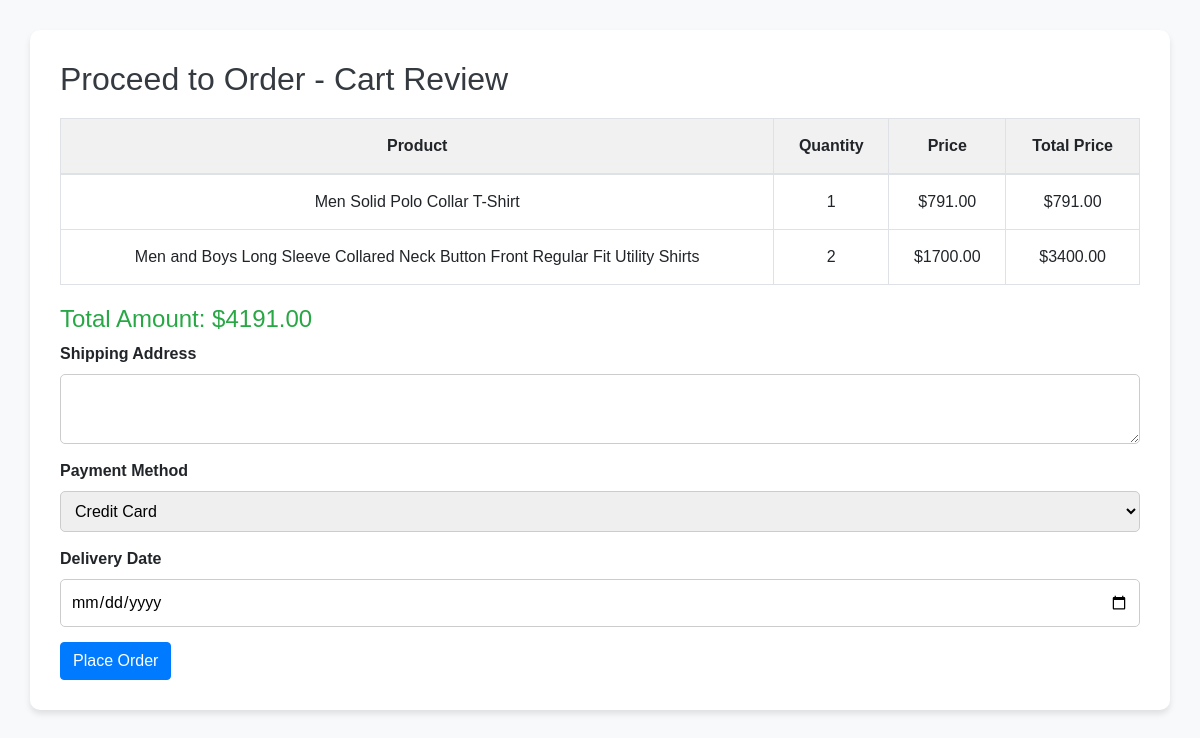
The page /order/ (signed in) on the database as committed earlier.
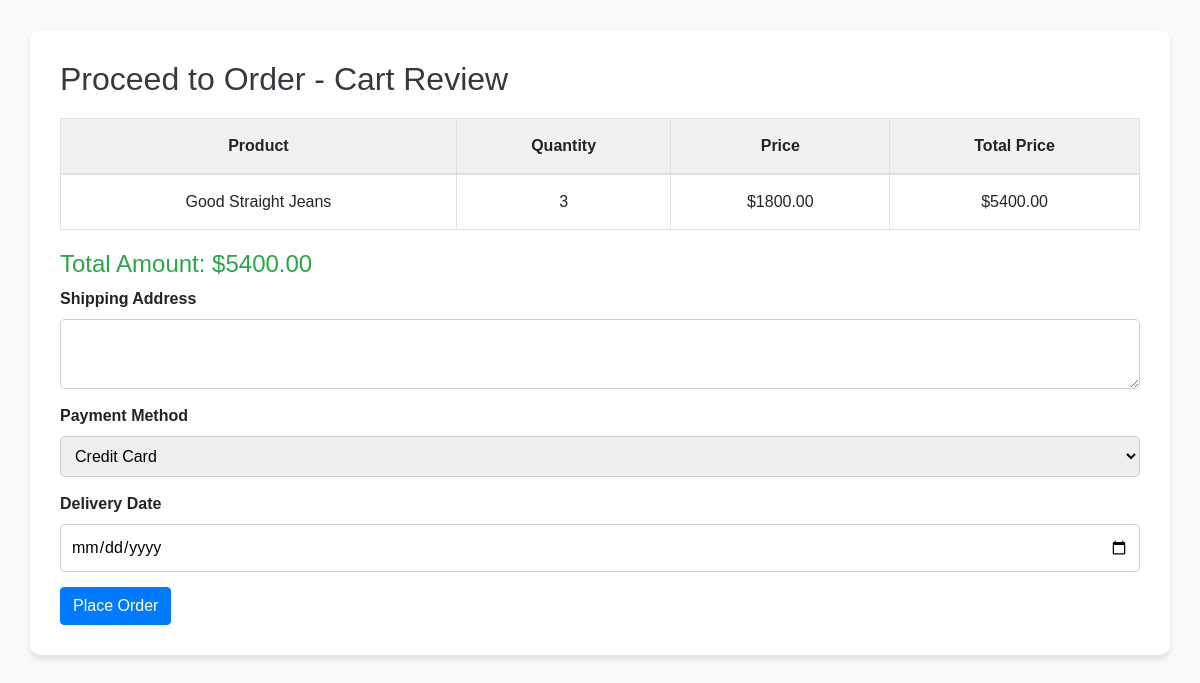
The same page on the database as committed later.
### app/models.py (models this page shows, shortened)
class AddToCart(models.Model):
    user = models.ForeignKey(User, on_delete=models.CASCADE, related_name="cart_items")
    product = models.ForeignKey(Product, on_delete=models.CASCADE)
    quantity = models.PositiveIntegerField(default=1)
    added_at = models.DateTimeField(auto_now_add=True)

class Product(models.Model):
    product_name = models.CharField(max_length=80)
    product_price = models.DecimalField(max_digits=10, decimal_places=2, null=True, blank=True)
    product_description = models.TextField(null=True, blank=True)
    color = models.CharField(max_length=50, null=True, blank=True)
    material = models.CharField(max_length=100, null=True, blank=True)
    stock = models.IntegerField(null=True)
    category = models.ForeignKey(Category, on_delete=models.CASCADE)
    subcategory = models.ForeignKey(SubCategory, on_delete=models.CASCADE)
    user = models.ForeignKey(User, on_delete=models.CASCADE, null=True)

### app/views.py (the view, shortened to what this page needs)
# urls.py: path('order/', proceed_order, name="proceed_order"),
def proceed_order(request):
    cart_items = AddToCart.objects.filter(user=request.user)
    if not cart_items:
        return HttpResponse("Your cart is empty.")
    total_amount = 0
    for item in cart_items:
        product = item.product
        quantity = item.quantity
        total_amount += product.product_price * quantity
        item.total_price = product.product_price * quantity
    return render(request, 'proceed_order.html', {'cart_items': cart_items, 'total_amount': total_amount})

### templates/proceed_order.html (shortened to what this page needs)
<!DOCTYPE html>
<html lang="en">
<head>
    <link rel="stylesheet" href="https://stackpath.bootstrapcdn.com/bootstrap/4.5.2/css/bootstrap.min.css">
</head>
<body>
    <div class="container">
        <h2>{% if is_buy_now %}Buy Now - Product Review{% else %}Proceed to Order - Cart Review{% endif %}</h2>
        {% if is_buy_now %}
            <div class="product-detail-wrapper">
                <div class="product-info">
                    <h4>{{ product.product_name }}</h4>
                    <p><strong>Price: ${{ product.product_price }}</strong></p>
                    <p><strong>Quantity:</strong>
                       <input type="number" name="quantity" value="1" min="1" max={{product.stock}} class="form-control" required>
                    </p>
                </div>
                <div class="product-images">
                    <img src="{{ product.images.first.image.url }}" alt="{{ product.product_name }}" style="max-width: 100px; height: auto;">
                </div>
            </div>
        {% else %}
            {% if cart_items %}
                <table class="table table-bordered">
                    <thead>
                        <tr>
                            <th>Product</th>
                            <th>Quantity</th>
                            <th>Price</th>
                            <th>Total Price</th>
                        </tr>
                    </thead>
                    <tbody>
                        {% for item in cart_items %}
                            <tr>
                                <td>{{ item.product.product_name }}</td>
                                <td>{{ item.quantity }}</td>
                                <td>${{ item.product.product_price }}</td>
                                <td>${{ item.total_price }}</td>
                            </tr>
                        {% endfor %}
                    </tbody>
                </table>
                <div class="Amount">
                    <h4>Total Amount: ${{ total_amount }}</h4>
                </div>
            {% else %}
                <p>Your cart is empty. Add items to the cart first.</p>
            {% endif %}
        {% endif %}
        <form method="POST">
            <div class="form">
                <label for="shipping_address">Shipping Address</label>
                <textarea id="shipping_address" name="shipping_address" class="form-control" required></textarea>
            </div>
            <div class="form">
                <label for="payment_method">Payment Method</label>
                <select id="payment_method" name="payment_method" class="control" required>
                    <option value="credit_card">Credit Card</option>
                </select>
            </div>
            <div class="form">
                <label for="delivery_date">Delivery Date</label>
                <input type="date" name="delivery_date" id="delivery_date" required>
            </div>
            <button type="submit" class="btn btn-primary">
                {% if is_buy_now %}
                    Buy Now
                {% else %}
                    Place Order
                {% endif %}
            </button>
        </form>
    </div>
</body>
</html>

Rows that differ between the two databases and show on the page:
removed AddToCart: product.product_name "Men Solid Polo Collar T-Shirt", quantity "1", product.product_price "791.00", total_price "791.00"
removed AddToCart: product.product_name "Men and Boys Long Sleeve Collared Neck Button Front Regular Fit Utility Shirts", quantity "2", product.product_price "1700.00", total_price "3400.00"
added AddToCart: product.product_name "Good Straight Jeans", quantity "3", product.product_price "1800.00", total_price "5400.00"
Other text that changed with them:
{{ total_amount }}: "4191.00" → "5400.00"
